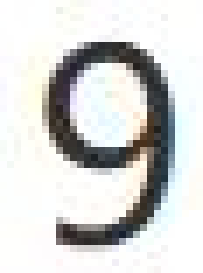
#> input picture 0721/ImgRecog/numbers/9.jpg, 29 x 39 px, found by its file name (shown 7 times larger); its folder holds only this picture in this run
$ python GG.py   (older library calls are emulated)
#> lines starting #> are read from the running program, lines starting #| are printed output that depends on the picture; after the words box and inside, x2 and y2 are one past the last pixel; in counts of white or black regions, pixels touching at a corner belong together
from imutils import contours
import cv2
import os


# [19 lines left out: functions cv_show, resize, not called in this run]


def load_digits():
    # 加载数字模板
    # path = r"C:\Users\17513\Desktop\Flying\numbers"
    path = numbers_address
    filename = os.listdir(path)
    for file in filename:
        # print(file)
        img = cv2.imread(
            numbers_address + "\\" + file)
#> img is the input picture: shape (39, 29, 3); mean B, G, R 211.6, 213.2, 212.3
        img_gray = cv2.cvtColor(img, cv2.COLOR_BGR2GRAY)
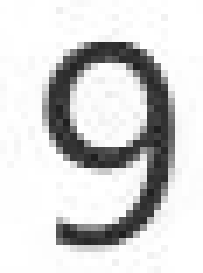
#> img_gray: shape (39, 29) (shown 7 times larger); min 30, max 255, mean 212.8
        img_temp = cv2.threshold(
            img_gray, 0, 255, cv2.THRESH_BINARY_INV | cv2.THRESH_OTSU)[1]
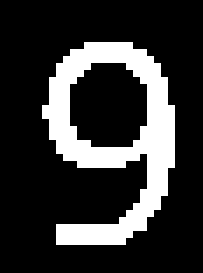
#> img_temp: shape (39, 29) (shown 7 times larger); 20.5% white; 1 white region
        cnt = cv2.findContours(img_temp, cv2.RETR_EXTERNAL,
                               cv2.CHAIN_APPROX_NONE)[0]
#> cnt = 1 contour; box (x1, y1, x2, y2) and area: (6, 6, 25, 35) 295
        x, y, w, h = cv2.boundingRect(cnt[0])
#> x = 6; y = 6; w = 19; h = 29
        digit_roi = cv2.resize(img_temp[y:y+h, x:x+w], (57, 88))
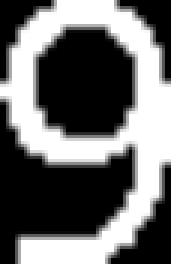
#> digit_roi: shape (88, 57) (shown 3 times larger); min 0, max 255, mean 107.4
        # draw_img_temp = cv2.drawContours(img, cnt, 0, (0, 0, 255), 1)
        # 将数字模板存到列表中
        digits.append(digit_roi)
        # cv_show("666", digit_roi)
    # print("加载数字模板成功")


# [126 lines left out: function demo, not called in this run]
    # cv_show("666", img_origin)


if __name__ == "__main__":
    # 存放数字模板列表
    digits = []
    # 当前运行目录
    now_dir = os.getcwd()
    print("当前运行目录：" + now_dir)
    numbers_address = now_dir + "\\numbers"
    load_digits()
    # demo(1)
#> (the run stopped early here; a loop or call above may not have finished)
